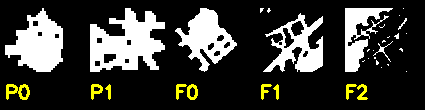
#> input picture js_reverse_cache/tasks/bili-gt3-solver/cache/dbg_pic7.png, 425 x 110 px
$ python -i eval_ncc.py   (imports and definitions only)   (older library calls are emulated)
#> lines starting #> are read from the running program, lines starting #| are printed output that depends on the picture; after the words box and inside, x2 and y2 are one past the last pixel; in counts of white or black regions, pixels touching at a corner belong together
"""Edge-map NCC matching test.

The prompt glyphs are black on white and the field glyphs are neon outlines, so pixel
masks and chamfer distances keep failing.  Gradient orientation, however, is (nearly)
independent of colour and stroke fill, so compare the two as EDGE MAPS with
TM_CCOEFF_NORMED over a rotation/scale sweep.
"""
from __future__ import annotations

import json
import pathlib
import sys

import cv2
import numpy as np

from gt3_click_solve_v10 import is_cjk, ocr, prompt_card, rotate_img
from gt3_click_solve_v6 import norm_height, rotate_mask

TASK = pathlib.Path(__file__).resolve().parent
H = 64
ANG = list(range(0, 360, 5))
SCALES = (0.8, 0.9, 1.0, 1.1, 1.25)


def edge_map(gray: np.ndarray) -> np.ndarray:
    g = cv2.GaussianBlur(gray, (3, 3), 0)
    gx = cv2.Sobel(g, cv2.CV_32F, 1, 0, ksize=3)
    gy = cv2.Sobel(g, cv2.CV_32F, 0, 1, ksize=3)
    mag = cv2.magnitude(gx, gy)
    mag = cv2.normalize(mag, None, 0, 255, cv2.NORM_MINMAX).astype(np.uint8)
    _, e = cv2.threshold(mag, 0, 255, cv2.THRESH_BINARY + cv2.THRESH_OTSU)
    return e


# [93 lines left out: functions prep, ncc_best, main, not called in this run]


# [2 lines not run here, left out]

>>> import cv2
>>> picture = cv2.imread('cache/dbg_pic7.png', cv2.IMREAD_GRAYSCALE)
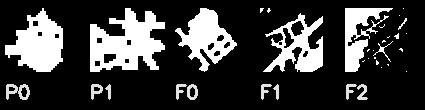
#> picture: shape (110, 425); min 0, max 255, mean 59.1
>>> result = edge_map(picture)
#> in edge_map, `g = cv2.GaussianBlur(gray, (3, 3), 0)`:
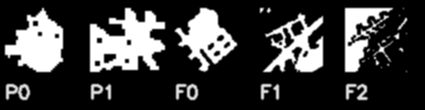
#> g: shape (110, 425); min 0, max 255, mean 59.1
#> in edge_map, `gx = cv2.Sobel(g, cv2.CV_32F, 1, 0, ksize=3)`:
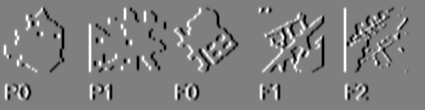
#> gx: shape (110, 425) float32; min -764, max 764, mean 0; drawn with min black and max white
#> in edge_map, `gy = cv2.Sobel(g, cv2.CV_32F, 0, 1, ksize=3)`:
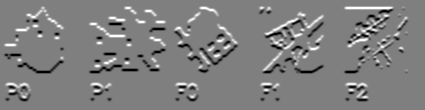
#> gy: shape (110, 425) float32; min -764, max 764, mean 0; drawn with min black and max white
#> in edge_map, `mag = cv2.magnitude(gx, gy)`:
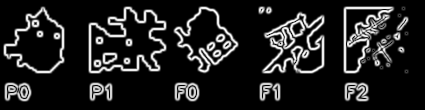
#> mag: shape (110, 425) float32; min 0, max 815.8, mean 106.7; drawn with min black and max white
#> in edge_map, `_, e = cv2.threshold(mag, 0, 255, cv2.THRESH_BINARY + cv2.THRESH_OTSU)`:
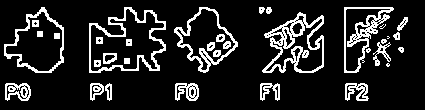
#> e: shape (110, 425); 14% white in thin lines or dots, all inside (x1, y1, x2, y2) = (4, 7, 408, 101)
